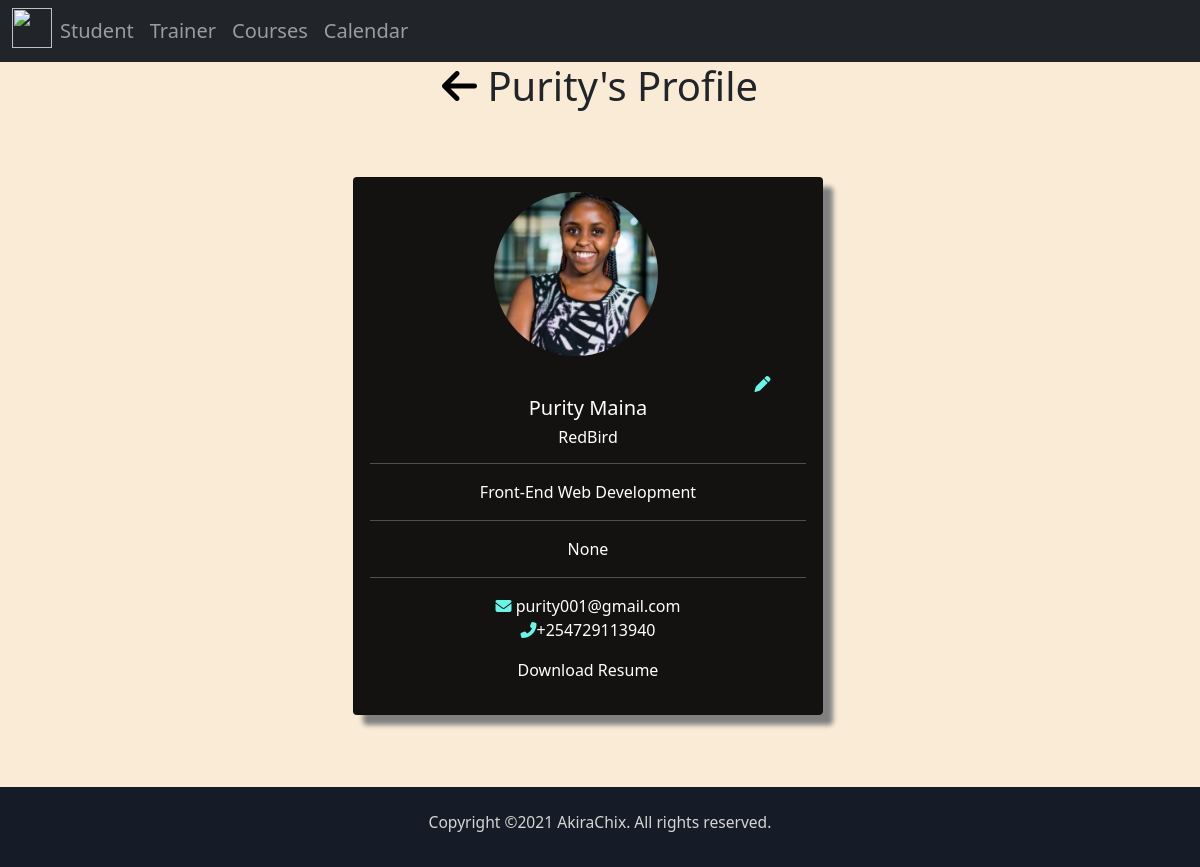
Screenshot of /trainer/trainer-profile/21/ with the database file from the repository.
### trainer/models.py (models this page shows, shortened)
class Trainer(models.Model):
    first_name=models.CharField(max_length=30,null=True)
    last_name=models.CharField(max_length=30,null=True)
    national_id=models.CharField(max_length=30,null=True)
    bio=models.TextField(null=True)
    email=models.EmailField(max_length=30,null=True)
    phone_number=PhoneNumberField(null=True)
    image=models.ImageField( upload_to="trainer_images/", null=True)
    resume=models.FileField(upload_to="trainer_documents/", null=True)
    salary=models.PositiveBigIntegerField(null=True)
    course_name=models.CharField(max_length=40,null=True)
    company_name=models.CharField(max_length=30,null=True)
    city=models.CharField(max_length=20,null=True)
    GENDER=(
        ('Female','Female'),
        ('Male','Male'),
        ('Other','Other'),
    )
    gender = models.CharField(max_length=11,choices=GENDER,null=True,default="other")

### trainer/views.py (the view)
# urls.py: path('trainer-profile/<int:id>/',views.trainer_profile,name='trainer-profile'),
def trainer_profile(request,id):
    trainer=Trainer.objects.get(id=id)
    return render(request,'trainer/trainerprofile.html',{'trainer':trainer})

### trainer/templates/trainer/trainerprofile.html (shortened to what this page needs)
{%extends 'trainer/layout.html'%}
{%block body%}
<section id="trainer-list">
  <center><h1><a id="link-back" href="{%url 'trainer:trainer-list'%}"><i class="fas fa-arrow-left"></i></a>  {{trainer.first_name}}'s Profile</h1></center>
  <div class="row mb-5 ml-2 mr-2"  id="row-trainer">
    <div class="col-sm-6 mb-4" id="card-column" >
      <div class="card" id="trainer-prof">
        {%if trainer.image%}
        <img id="profile" src="{{trainer.image.url}}">
        {%else%}
        <img src="/static/images/user.png">
        {%endif%}
        <div class="card-body">
          <a id="edit" href="{%url 'trainer:edit-trainer' id=trainer.id%}">
              <i  class="fas fa-pen"></i>
            </a>
          <h5 class="card-title">{{trainer.first_name}} {{trainer.last_name}}</h5>
          <h6 class="card-title">{{trainer.company_name}}</h5>
          <hr>
      <p class="card-text">{{trainer.course_name}}</p>
      <hr>
      <p>{{trainer.bio}}</p>
      <hr>
        <i id="contact" class="fas fa-envelope"></i> {{trainer.email}}<br>
        <i id="contact" class="fas fa-phone-alt"></i>{{trainer.phone_number}}<br>
     <p>
      {%if trainer.image%}
       <a id="download_resume" href=" {{trainer.resume.url}}" download="{{trainer.resume.url}}">Download Resume</a></p>
      {%endif%}
        </div>
      </div>
    </div>
  </div>
  <footer class="copyright">
    Copyright &copy;2021 AkiraChix. All rights reserved.
</footer>
</section>
{%endblock%}

### trainer/templates/trainer/layout.html (style rules this page uses)
body { background:antiquewhite; }
.copyright { background-color: #161C27; text-align: center; padding-top: 2%; color: rgb(214, 213, 213); font-size: 1.3vw; height: 10vh; }
#profile { width: 35%; border-radius: 50%; margin-left: 30%; margin-top: 3%; }
.card { background:rgba(0, 0, 0, 0.925); color: white; box-shadow: 10px 10px 5px grey; text-align: center; margin-top: 10%; margin-left: 10%; margin-right: 10% }
#edit { margin-left: 80%; text-decoration: none; color: #67F6E8; }
#download_resume { text-decoration: none; color: white; margin-top: 45%; }
#trainer-prof { width: 80%; margin-left: 60%; }
#contact { color: #67F6E8; }
#link-back { color: black; text-decoration: none; }

### rows the page displays
Trainer: first_name "Purity", image (picture), last_name "Maina", company_name "RedBird", course_name "Front-End Web Development", bio "None", email "purity001@gmail.com", phone_number "+254729113940"
